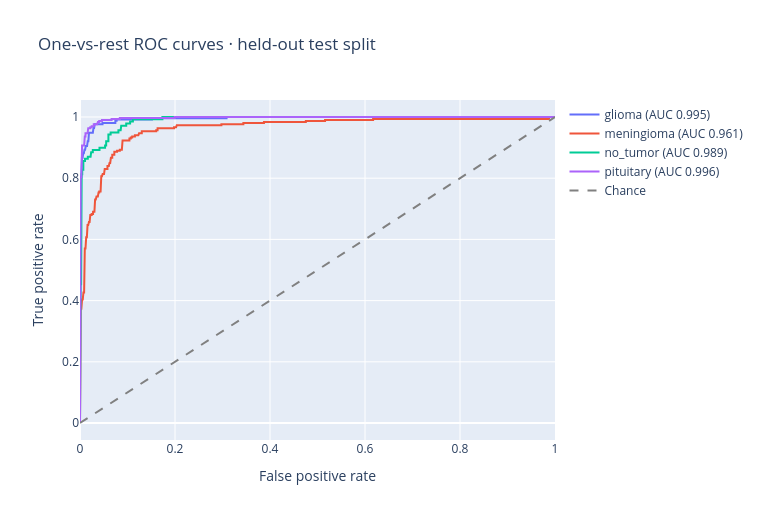

Here is the notebook cell this chart was saved with:
### Code cell
fig, axes = plt.subplots(1, 2, figsize=(13, 5))
sns.heatmap(np.asarray(classifier_test_metrics["confusion_matrix"]), annot=True, fmt="d", cmap="Blues",
            xticklabels=CLASSES, yticklabels=CLASSES, ax=axes[0])
axes[0].set(title="Classifier · held-out test confusion matrix", xlabel="Predicted", ylabel="Actual")
class_frame = pd.DataFrame(classifier_test_metrics["per_class"]).T.reset_index(names="class")
class_long = class_frame.melt(id_vars="class", value_vars=["precision", "recall", "f1"], var_name="metric", value_name="score")
sns.barplot(data=class_long, x="class", y="score", hue="metric", ax=axes[1])
axes[1].set(title="Classifier · per-class test metrics", xlabel="", ylabel="Score", ylim=(0, 1)); axes[1].tick_params(axis="x", rotation=20)
plt.tight_layout(); plt.show()

fig = go.Figure()
for index, label in enumerate(CLASSES):
    binary_true = (y_test == index).astype(int)
    if binary_true.min() == binary_true.max():
        continue
    fpr, tpr, _ = roc_curve(binary_true, test_probabilities[:, index])
    class_auc = auc(fpr, tpr)
    fig.add_trace(go.Scatter(x=fpr, y=tpr, mode="lines", name=f"{label} (AUC {class_auc:.3f})"))
fig.add_trace(go.Scatter(x=[0, 1], y=[0, 1], mode="lines", name="Chance", line={"dash": "dash", "color": "gray"}))
fig.update_layout(title="One-vs-rest ROC curves · held-out test split", xaxis_title="False positive rate", yaxis_title="True positive rate", width=760, height=520)
fig.show()
